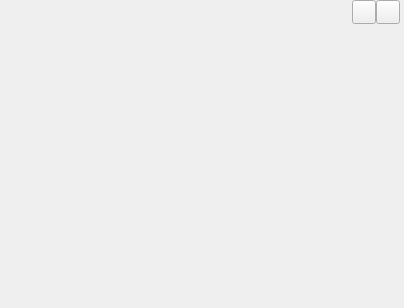
<?xml version="1.0" encoding="UTF-8"?>
<ui version="4.0">
 <class>SkinWindowClass</class>
 <widget class="BasicWindow" name="SkinWindowClass">
  <property name="geometry">
   <rect>
    <x>0</x>
    <y>0</y>
    <width>404</width>
    <height>308</height>
   </rect>
  </property>
  <property name="windowTitle">
   <string>SkinWindow</string>
  </property>
  <layout class="QVBoxLayout" name="verticalLayout">
   <property name="spacing">
    <number>0</number>
   </property>
   <property name="leftMargin">
    <number>0</number>
   </property>
   <property name="topMargin">
    <number>0</number>
   </property>
   <property name="rightMargin">
    <number>0</number>
   </property>
   <property name="bottomMargin">
    <number>0</number>
   </property>
   <item>
    <widget class="QWidget" name="titleWidget" native="true">
     <property name="minimumSize">
      <size>
       <width>0</width>
       <height>24</height>
      </size>
     </property>
     <property name="maximumSize">
      <size>
       <width>16777215</width>
       <height>24</height>
      </size>
     </property>
     <property name="titleskin" stdset="0">
      <bool>true</bool>
     </property>
     <layout class="QHBoxLayout" name="horizontalLayout">
      <property name="spacing">
       <number>0</number>
      </property>
      <property name="leftMargin">
       <number>12</number>
      </property>
      <property name="topMargin">
       <number>0</number>
      </property>
      <property name="rightMargin">
       <number>4</number>
      </property>
      <property name="bottomMargin">
       <number>0</number>
      </property>
      <item>
       <widget class="QLabel" name="titleIcon">
        <property name="minimumSize">
         <size>
          <width>42</width>
          <height>18</height>
         </size>
        </property>
        <property name="maximumSize">
         <size>
          <width>42</width>
          <height>18</height>
         </size>
        </property>
        <property name="text">
         <string/>
        </property>
       </widget>
      </item>
      <item>
       <spacer name="horizontalSpacer">
        <property name="orientation">
         <enum>Qt::Horizontal</enum>
        </property>
        <property name="sizeHint" stdset="0">
         <size>
          <width>295</width>
          <height>20</height>
         </size>
        </property>
       </spacer>
      </item>
      <item>
       <widget class="QPushButton" name="sysmin">
        <property name="minimumSize">
         <size>
          <width>24</width>
          <height>24</height>
         </size>
        </property>
        <property name="maximumSize">
         <size>
          <width>24</width>
          <height>24</height>
         </size>
        </property>
        <property name="text">
         <string/>
        </property>
       </widget>
      </item>
      <item>
       <widget class="QPushButton" name="sysclose">
        <property name="minimumSize">
         <size>
          <width>24</width>
          <height>24</height>
         </size>
        </property>
        <property name="maximumSize">
         <size>
          <width>24</width>
          <height>24</height>
         </size>
        </property>
        <property name="text">
         <string/>
        </property>
       </widget>
      </item>
     </layout>
    </widget>
   </item>
   <item>
    <widget class="QWidget" name="bodyWidget" native="true">
     <layout class="QGridLayout" name="gridLayout">
      <property name="leftMargin">
       <number>11</number>
      </property>
      <property name="topMargin">
       <number>11</number>
      </property>
      <property name="rightMargin">
       <number>11</number>
      </property>
      <property name="bottomMargin">
       <number>11</number>
      </property>
      <property name="spacing">
       <number>7</number>
      </property>
     </layout>
    </widget>
   </item>
  </layout>
 </widget>
 <layoutdefault spacing="6" margin="11"/>
 <customwidgets>
  <customwidget>
   <class>BasicWindow</class>
   <extends>QWidget</extends>
   <header>basicwindow.h</header>
   <container>1</container>
  </customwidget>
 </customwidgets>
 <resources/>
 <connections/>
</ui>
